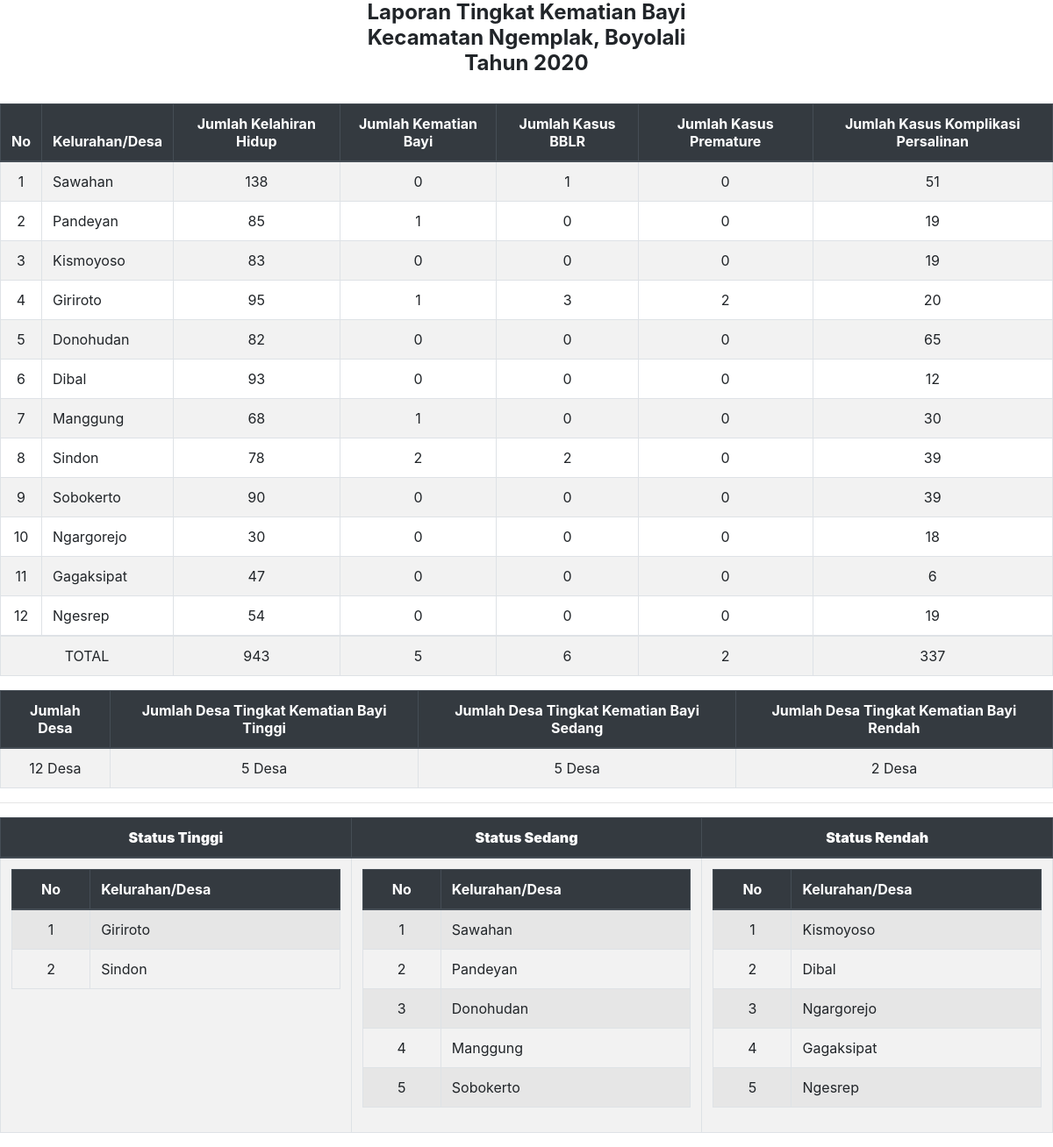
The app's page /laporan.php with its own data.
### tables this page shows
CREATE TABLE `tb_variabel` (
  `id_variabel` int(11) NOT NULL,
  `id_desa` int(11) NOT NULL,
  `var_JKH` int(5) NOT NULL,
  `var_JKB` int(5) NOT NULL,
  `var_BBLR` int(5) NOT NULL,
  `var_premature` int(5) NOT NULL,
  `var_KP` int(5) NOT NULL,
  `AKB` varchar(20) NOT NULL
);

CREATE TABLE `tb_desa` (
  `id_desa` int(11) NOT NULL,
  `nama_desa` varchar(50) NOT NULL,
  `polygon` text NOT NULL
);

CREATE TABLE `tb_hasil_normalisasi` (
  `id_hasil_normalisasi` int(11) NOT NULL,
  `id_desa` int(11) NOT NULL,
  `id_variabel` int(11) NOT NULL,
  `var_nAKB` decimal(10,3) NOT NULL,
  `var_nBBLR` decimal(10,3) NOT NULL,
  `var_npremature` decimal(10,3) NOT NULL,
  `var_nKP` decimal(10,3) NOT NULL,
  `set_sementara` varchar(3) NOT NULL
);

### hitung_kmeans4.php (called while the page is built, shortened)
<?php
$mysqli=new mysqli("localhost","root","password","pemetaan_TKB");
function caridata($mysqli,$query){
	$row=$mysqli->query($query)->fetch_array();
	return $row[0];
}
$sum0=caridata($mysqli,"select count(id_desa) from tb_desa");
$sum1=caridata($mysqli,"select sum(var_JKH) from tb_variabel");
$sum2=caridata($mysqli,"select sum(var_JKB) from tb_variabel");
$sum3=caridata($mysqli,"select sum(var_BBLR) from tb_variabel");
$sum4=caridata($mysqli,"select sum(var_premature) from tb_variabel");
$sum5=caridata($mysqli,"select sum(var_KP) from tb_variabel");
$sum6=caridata($mysqli,"select count(*) from tb_hasil_normalisasi where set_sementara='C3'");
$sum7=caridata($mysqli,"select count(*) from tb_hasil_normalisasi where set_sementara='C2'");
$sum8=caridata($mysqli,"select count(*) from tb_hasil_normalisasi where set_sementara='C1'");
?>

### laporan.php (the view, shortened to what this page needs)
<html lang="en">
<head>
	<link rel="stylesheet" href="src/css/bootstrap.min.css">
</head>
<body>
	<?php include 'hitung_kmeans4.php';?>
	<center><h4><b>Laporan Tingkat Kematian Bayi<br>Kecamatan Ngemplak, Boyolali<br>Tahun 2020</b></h4></center>
						<br>
						<table class="table table-striped table-bordered">
							<thead class="thead-dark">
								<tr>
									<th><center>No</center></th>
									<th><center>Kelurahan/Desa</center></th>
									<th><center>Jumlah Kelahiran Hidup</center></th>
									<th><center>Jumlah Kematian Bayi</center></th>
									<th><center>Jumlah Kasus BBLR</center></th>
									<th><center>Jumlah Kasus Premature</center></th>
									<th><center>Jumlah Kasus Komplikasi Persalinan</center></th>
								</tr>
							</thead>
							<tbody>
								<?php
								include 'koneksi.php';
								$desa = mysqli_query($koneksi, 'SELECT * FROM tb_variabel RIGHT JOIN tb_desa ON tb_variabel.id_desa = tb_desa.id_desa');
								$no = 1;
								foreach($desa as $key => $val){
									?>
									<tr>
										<td><center><?=$no?></center></td>
										<td><?=$val['nama_desa']?></td>
										<td><center><?=$val['var_JKH']?></center></td>
										<td><center><?=$val['var_JKB']?></center></td>
										<td><center><?=$val['var_BBLR']?></center></td>
										<td><center><?=$val['var_premature']?></center></td>
										<td><center><?=$val['var_KP']?></center></td>
									</tr>
									<?php
									$no++;
								}
								?>
							</tbody>
							<tbody>
								<tr>
									<td colspan="2"><center>TOTAL</center></td>
									<td><center><?=$sum1?></center></td>
									<td><center><?=$sum2?></center></td>
									<td><center><?=$sum3?></center></td>
									<td><center><?=$sum4?></center></td>
									<td><center><?=$sum5?></center></td>
								</tr>
							</tbody>
						</table>
	<table class="table table-striped table-bordered">
		<thead class="thead-dark">
			<tr>
				<th><center>Jumlah Desa</center></th>
				<th><center>Jumlah Desa Tingkat Kematian Bayi Tinggi</center></th>
				<th><center>Jumlah Desa Tingkat Kematian Bayi Sedang</center></th>
				<th><center>Jumlah Desa Tingkat Kematian Bayi Rendah</center></th>
			</tr>
		</thead>
		<tbody>
			<tr>
				<td><center><?=$sum0." Desa"?></center></td>
				<td><center><?=$sum6." Desa"?></center></td>
				<td><center><?=$sum7." Desa"?></center></td>
				<td><center><?=$sum8." Desa"?></center></td>
			</tr>
		</tbody>
	</table>
<hr>
	<table class="table table-striped table-bordered">
		<thead class="thead-dark">
			<tr>
				<th colspan="2"><center><b>Status Tinggi</b></center></th>
				<th colspan="2"><center><b>Status Sedang</b></center></th>
				<th colspan="2"><center><b>Status Rendah</b></center></th>
			</tr>
		</thead>
		<tbody>
			<tr>
				<th colspan="2">
				<table class="table table-bordered">
					<thead class="thead-dark">
						<tr>
							<th><center>No</center></th>
							<th>Kelurahan/Desa</th>
						</tr>
					</thead>
					<tbody>
						<?php
						include 'koneksi.php';
						$desa = mysqli_query($koneksi, 'SELECT * FROM tb_hasil_normalisasi RIGHT JOIN tb_desa ON tb_hasil_normalisasi.id_desa = tb_desa.id_desa WHERE set_sementara="C1" ');
						$no = 1;
						foreach($desa as $key => $val){
							?>
							<tr>
								<td><center><?=$no?></center></td>
								<td><?=$val['nama_desa']?></td>
							</tr>
							<?php
							$no++;
						}
						?>
					</tbody>
				</table>
				</th>
				<th colspan="2">
				<table class="table table-bordered">
					<thead class="thead-dark">
						<tr>
							<th><center>No</center></th>
							<th>Kelurahan/Desa</th>
						</tr>
					</thead>
					<tbody>
						<?php
						include 'koneksi.php';
						$desa = mysqli_query($koneksi, 'SELECT * FROM tb_hasil_normalisasi RIGHT JOIN tb_desa ON tb_hasil_normalisasi.id_desa = tb_desa.id_desa WHERE set_sementara="C3" ');
						$no = 1;
						foreach($desa as $key => $val){
							?>
							<tr>
								<td><center><?=$no?></center></td>
								<td><?=$val['nama_desa']?></td>
							</tr>
							<?php
							$no++;
						}
						?>
					</tbody>
				</table>
				</th>
				<th colspan="2">
				<table class="table table-bordered">
					<thead class="thead-dark">
						<tr>
							<th><center>No</center></th>
							<th>Kelurahan/Desa</th>
						</tr>
					</thead>
					<tbody>
						<?php
						include 'koneksi.php';
						$desa = mysqli_query($koneksi, 'SELECT * FROM tb_hasil_normalisasi RIGHT JOIN tb_desa ON tb_hasil_normalisasi.id_desa = tb_desa.id_desa WHERE set_sementara="C2" ');
						$no = 1;
						foreach($desa as $key => $val){
							?>
							<tr>
								<td><center><?=$no?></center></td>
								<td><?=$val['nama_desa']?></td>
							</tr>
							<?php
							$no++;
						}
						?>
					</tbody>
				</table>
				</th>
			</tr>
		</tbody>
	</table>
</body>
</html>

### records on screen
tb_variabel: id_desa.nama_desa "Sawahan", var_JKH "138", var_JKB "0", var_BBLR "1", var_premature "0", var_KP "51"
tb_variabel: id_desa.nama_desa "Pandeyan", var_JKH "85", var_JKB "1", var_BBLR "0", var_premature "0", var_KP "19"
tb_variabel: id_desa.nama_desa "Kismoyoso", var_JKH "83", var_JKB "0", var_BBLR "0", var_premature "0", var_KP "19"
tb_variabel: id_desa.nama_desa "Giriroto", var_JKH "95", var_JKB "1", var_BBLR "3", var_premature "2", var_KP "20"
tb_variabel: id_desa.nama_desa "Donohudan", var_JKH "82", var_JKB "0", var_BBLR "0", var_premature "0", var_KP "65"
tb_variabel: id_desa.nama_desa "Dibal", var_JKH "93", var_JKB "0", var_BBLR "0", var_premature "0", var_KP "12"
tb_variabel: id_desa.nama_desa "Manggung", var_JKH "68", var_JKB "1", var_BBLR "0", var_premature "0", var_KP "30"
tb_variabel: id_desa.nama_desa "Sindon", var_JKH "78", var_JKB "2", var_BBLR "2", var_premature "0", var_KP "39"
tb_variabel: id_desa.nama_desa "Sobokerto", var_JKH "90", var_JKB "0", var_BBLR "0", var_premature "0", var_KP "39"
tb_variabel: id_desa.nama_desa "Ngargorejo", var_JKH "30", var_JKB "0", var_BBLR "0", var_premature "0", var_KP "18"
tb_variabel: id_desa.nama_desa "Gagaksipat", var_JKH "47", var_JKB "0", var_BBLR "0", var_premature "0", var_KP "6"
tb_variabel: id_desa.nama_desa "Ngesrep", var_JKH "54", var_JKB "0", var_BBLR "0", var_premature "0", var_KP "19"
tb_hasil_normalisasi: id_desa.nama_desa "Giriroto"
tb_hasil_normalisasi: id_desa.nama_desa "Sindon"
tb_hasil_normalisasi: id_desa.nama_desa "Sawahan"
tb_hasil_normalisasi: id_desa.nama_desa "Pandeyan"
tb_hasil_normalisasi: id_desa.nama_desa "Donohudan"
tb_hasil_normalisasi: id_desa.nama_desa "Manggung"
tb_hasil_normalisasi: id_desa.nama_desa "Sobokerto"
tb_hasil_normalisasi: id_desa.nama_desa "Kismoyoso"
tb_hasil_normalisasi: id_desa.nama_desa "Dibal"
tb_hasil_normalisasi: id_desa.nama_desa "Ngargorejo"
tb_hasil_normalisasi: id_desa.nama_desa "Gagaksipat"
tb_hasil_normalisasi: id_desa.nama_desa "Ngesrep"

### other values on screen
$sum1 "943"
$sum2 "5"
$sum3 "6"
$sum4 "2"
$sum5 "337"
$sum0 "12"
$sum6 "5"
$sum7 "5"
$sum8 "2"
